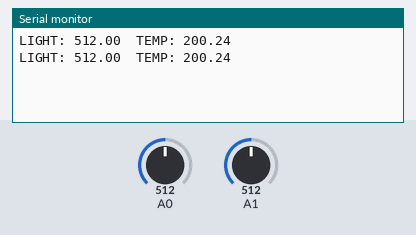
The sketch below on a simulated Arduino Uno, built with avr-gcc and run on an emulated ATmega328P. Parts: the last lines printed to the serial monitor. The inputs (shaded band) are chosen by the test bench; at power-on: A0 = 512, A1 = 512.

Above: at 1.8 s.
1.9 s: A0 set to 716
At 2.8 s:
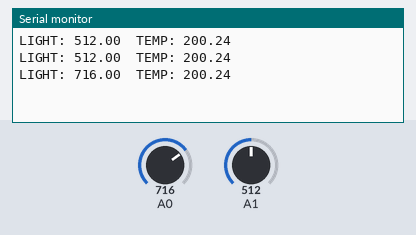
3.4 s: A1 set to 716
At 4.7 s:
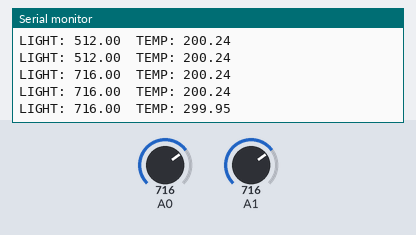
4.9 s: A0 set to 900
At 5.8 s:
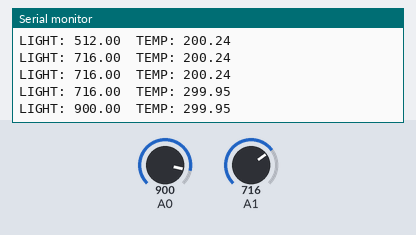
6.4 s: A1 set to 900
At 7.5 s:
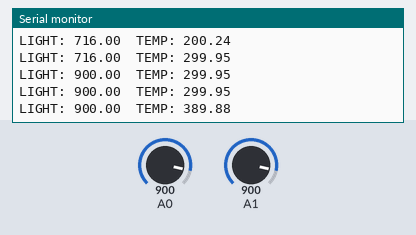
Timing chart, 0 to 8.9 s (numbered marks = the images above; inputs shaded):
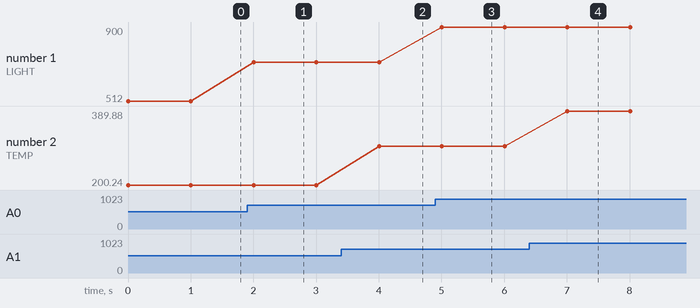

Measured:
- after the input at 1.9 s, the serial monitor: prints a new line after 0.10 s (image 1)
- after the input at 3.4 s, the serial monitor: prints a new line after 0.61 s (image 2)
- after the input at 4.9 s, the serial monitor: prints a new line after 0.11 s (image 3)
- after the input at 6.4 s, the serial monitor: prints a new line after 0.61 s (image 4)
- plotted number 1: 512 → 716 after the input at 1.9 s, 716 → 900 after the input at 4.9 s
- plotted number 2: 200.24 → 299.95 after the input at 3.4 s, 299.95 → 389.88 after the input at 6.4 s

The sketch:

Arduino1.ino
```cpp
void setup() {
  Serial.begin(9600);
}

void loop() {
  float LIGHT_INTENSITY = analogRead(A0);
  float TEMP = analogRead(A1);
  float voltage = TEMP * (5.0 / 1023.0);
  float temp = (voltage - 0.5) * 100.0;


  Serial.print("LIGHT: ");
  Serial.print(LIGHT_INTENSITY);
  Serial.print("  TEMP: ");
  Serial.println(temp);

  delay(1000);
}
```
